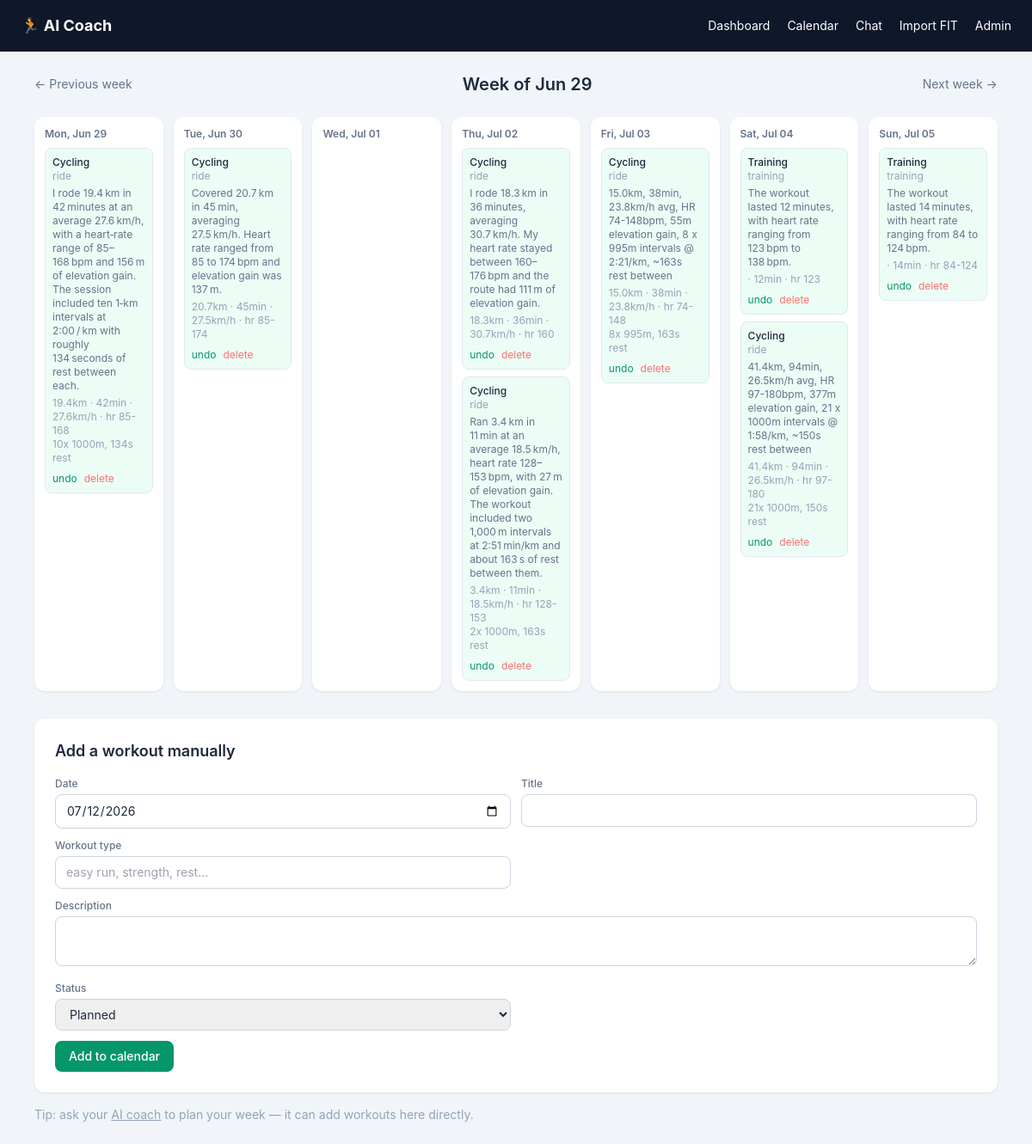
Page /calendar/?week=-1 on the committed database.
### coach/models.py (models this page shows, shortened)
class Workout(models.Model):
    STATUS_CHOICES = [("planned", "Planned"), ("completed", "Completed"), ("skipped", "Skipped")]
    SOURCE_CHOICES = [("llm", "AI Coach"), ("manual", "Manual"), ("fit", "FIT upload")]
    date = models.DateField()
    title = models.CharField(max_length=255)
    description = models.TextField(blank=True)
    workout_type = models.CharField(max_length=64, blank=True, help_text="e.g. easy run, intervals, cycling, strength, rest")
    status = models.CharField(max_length=10, choices=STATUS_CHOICES, default="planned")
    source = models.CharField(max_length=10, choices=SOURCE_CHOICES, default="manual")
    distance_km = models.FloatField(null=True, blank=True)
    moving_time_min = models.FloatField(null=True, blank=True)
    avg_hr = models.FloatField(null=True, blank=True)
    max_hr = models.FloatField(null=True, blank=True)
    hr_min = models.FloatField(null=True, blank=True, help_text="Lowest HR seen (completed) or bottom of a target HR range (planned)")
    avg_speed_kmh = models.FloatField(null=True, blank=True)
    elevation_gain_m = models.FloatField(null=True, blank=True)
    interval_repeats = models.PositiveIntegerField(null=True, blank=True)
    interval_distance_m = models.FloatField(null=True, blank=True)
    interval_rest_seconds = models.FloatField(null=True, blank=True)
    laps_json = models.JSONField(null=True, blank=True, help_text="Raw per-lap splits, if imported from a FIT file")
    external_ref = models.CharField(max_length=255, blank=True, null=True, db_index=True,
                                     help_text="Dedup key for imports, e.g. fit filename+timestamp")
    created_at = models.DateTimeField(auto_now_add=True)
    class Meta:
        ordering = ["date", "created_at"]

### coach/views.py (the view)
# urls.py: path("calendar/", views.calendar_view, name="calendar"),
def calendar_view(request):
    week_offset = int(request.GET.get("week", 0))
    today = date.today()
    start_of_week = today - timedelta(days=today.weekday()) + timedelta(weeks=week_offset)
    days = [start_of_week + timedelta(days=i) for i in range(7)]
    workouts = Workout.objects.filter(date__gte=days[0], date__lte=days[-1])
    workouts_by_day = {d: [] for d in days}
    for w in workouts:
        workouts_by_day.setdefault(w.date, []).append(w)
    if request.method == "POST":
        form = WorkoutForm(request.POST)
        if form.is_valid():
            workout = form.save(commit=False)
            workout.source = "manual"
            workout.save()
            messages.success(request, "Workout added to calendar.")
            return redirect(f"/calendar/?week={week_offset}")
    else:
        form = WorkoutForm(initial={"date": today})
    return render(request, "coach/calendar.html", {
        "days": days,
        "workouts_by_day": workouts_by_day,
        "form": form,
        "week_offset": week_offset,
        "today": today,
    })

### coach/forms.py
class WorkoutForm(forms.ModelForm):
    class Meta:
        model = Workout
        fields = ["date", "title", "workout_type", "description", "status"]
        widgets = {
            "date": forms.DateInput(attrs={"type": "date", "class": INPUT_CLS}),
            "title": forms.TextInput(attrs={"class": INPUT_CLS}),
            "workout_type": forms.TextInput(attrs={"class": INPUT_CLS, "placeholder": "easy run, strength, rest..."}),
            "description": forms.Textarea(attrs={"rows": 2, "class": INPUT_CLS}),
            "status": forms.Select(attrs={"class": INPUT_CLS}),
        }

### coach/templatetags/coach_extras.py (called while the page is built)
@register.filter
def get_item(d, key):
    if not d:
        return []
    return d.get(key, [])

### coach/templates/coach/calendar.html (shortened to what this page needs)
{% extends "coach/base.html" %}
{% load coach_extras %}
{% block content %}
<div class="flex items-center justify-between mb-6">
  <a href="?week={{ week_offset|add:"-1" }}" class="text-sm text-slate-500 hover:text-slate-800">&larr; Previous week</a>
  <h1 class="text-xl font-semibold">Week of {{ days.0|date:"M d" }}</h1>
  <a href="?week={{ week_offset|add:"1" }}" class="text-sm text-slate-500 hover:text-slate-800">Next week &rarr;</a>
</div>
<div class="grid grid-cols-1 md:grid-cols-7 gap-3 mb-8">
  {% for day in days %}
    <div class="card p-3 {% if day == today %}ring-2 ring-emerald-500{% endif %}">
      <div class="text-xs font-semibold text-slate-500 mb-2">{{ day|date:"D, M d" }}</div>
      <div class="space-y-2">
        {% with day_workouts=workouts_by_day|get_item:day %}
          {% for w in day_workouts %}
            <div class="rounded-lg border border-slate-200 p-2 text-xs
              {% if w.status == 'completed' %}bg-emerald-50{% elif w.status == 'skipped' %}bg-slate-50 opacity-60{% else %}bg-white{% endif %}">
              <div class="flex justify-between items-start gap-1">
                <span class="font-medium">{{ w.title }}</span>
              </div>
              {% if w.workout_type %}<div class="text-slate-400">{{ w.workout_type }}</div>{% endif %}
              {% if w.description %}<div class="text-slate-500 mt-1">{{ w.description }}</div>{% endif %}
              {% if w.distance_km or w.moving_time_min or w.avg_hr %}
                <div class="text-slate-400 mt-1">
                  {% if w.distance_km %}{{ w.distance_km|floatformat:1 }}km{% endif %}
                  {% if w.moving_time_min %} · {{ w.moving_time_min|floatformat:0 }}min{% endif %}
                  {% if w.avg_speed_kmh %} · {{ w.avg_speed_kmh|floatformat:1 }}km/h{% endif %}
                  {% if w.hr_min and w.avg_hr and w.hr_min != w.avg_hr %}
                    · hr {{ w.hr_min|floatformat:0 }}-{{ w.max_hr|default:w.avg_hr|floatformat:0 }}
                  {% elif w.avg_hr %}
                    · hr {{ w.avg_hr|floatformat:0 }}
                  {% endif %}
                </div>
                {% if w.interval_repeats %}
                  <div class="text-slate-400">
                    {{ w.interval_repeats }}x{% if w.interval_distance_m %} {{ w.interval_distance_m|floatformat:0 }}m{% endif %}{% if w.interval_rest_seconds %}, {{ w.interval_rest_seconds|floatformat:0 }}s rest{% endif %}
                  </div>
                {% endif %}
              {% endif %}
              <div class="flex gap-2 mt-2">
                <form method="post" action="{% url 'workout_set_status' w.pk %}">
                  <button class="text-emerald-600 hover:underline">{% if w.status == 'completed' %}undo{% else %}done{% endif %}</button>
                </form>
                <form method="post" action="{% url 'workout_delete' w.pk %}" onsubmit="return confirm('Delete?')">
                  <button class="text-red-400 hover:underline">delete</button>
                </form>
              </div>
            </div>
          {% endfor %}
        {% endwith %}
      </div>
    </div>
  {% endfor %}
</div>
<div class="card p-6">
  <h2 class="text-lg font-semibold mb-4">Add a workout manually</h2>
  <form method="post" class="grid md:grid-cols-2 gap-3">
    {% for field in form %}
      <div class="{% if field.name == 'description' %}md:col-span-2{% endif %}">
        <label class="block text-xs font-medium text-slate-500 mb-1">{{ field.label }}</label>
        {{ field }}
      </div>
    {% endfor %}
    <div class="md:col-span-2">
      <button class="bg-emerald-600 text-white px-4 py-2 rounded-lg text-sm font-medium hover:bg-emerald-700">
        Add to calendar
      </button>
    </div>
  </form>
</div>
<p class="text-sm text-slate-400 mt-4">Tip: ask your <a href="{% url 'chat' %}" class="underline">AI coach</a> to plan your week — it can add workouts here directly.</p>
{% endblock %}

### coach/templates/coach/base.html (style rules this page uses)
body { font-family: 'Inter', system-ui, sans-serif; }
.card { background: white; border-radius: 0.75rem; box-shadow: 0 1px 3px rgba(0,0,0,0.08); }

### rows in the picture
Workout: title "Cycling", workout_type "ride", description "I rode 19.4 km in 42 minutes at an average 27.6 km/h, with a heart‑rate range of 85–168 bpm and 156 m of elevation gain. The session included ten 1‑km intervals at 2:00 / km with roughly 134 seconds of rest between each.", distance_km "19.4", moving_time_min "42", avg_speed_kmh "27.6", hr_min "85", max_hr "168", interval_repeats "10", interval_distance_m "1000", interval_rest_seconds "134", status "undo"
Workout: title "Cycling", workout_type "ride", description "Covered 20.7 km in 45 min, averaging 27.5 km/h. Heart rate ranged from 85 to 174 bpm and elevation gain was 137 m.", distance_km "20.7", moving_time_min "45", avg_speed_kmh "27.5", hr_min "85", max_hr "174", status "undo"
Workout: title "Cycling", workout_type "ride", description "I rode 18.3 km in 36 minutes, averaging 30.7 km/h. My heart rate stayed between 160–176 bpm and the route had 111 m of elevation gain.", distance_km "18.3", moving_time_min "36", avg_speed_kmh "30.7", avg_hr "160", status "undo"
Workout: title "Cycling", workout_type "ride", description "Ran 3.4 km in 11 min at an average 18.5 km/h, heart rate 128–153 bpm, with 27 m of elevation gain. The workout included two 1,000 m intervals at 2:51 min/km and about 163 s of rest between them.", distance_km "3.4", moving_time_min "11", avg_speed_kmh "18.5", hr_min "128", max_hr "153", interval_repeats "2", interval_distance_m "1000", interval_rest_seconds "163", status "undo"
Workout: title "Cycling", workout_type "ride", description "15.0km, 38min, 23.8km/h avg, HR 74-148bpm, 55m elevation gain, 8 x 995m intervals @ 2:21/km, ~163s rest between", distance_km "15.0", moving_time_min "38", avg_speed_kmh "23.8", hr_min "74", max_hr "148", interval_repeats "8", interval_distance_m "995", interval_rest_seconds "163", status "undo"
Workout: title "Training", workout_type "training", description "The workout lasted 12 minutes, with heart rate ranging from 123 bpm to 138 bpm.", moving_time_min "12", avg_hr "123", status "undo"
Workout: title "Cycling", workout_type "ride", description "41.4km, 94min, 26.5km/h avg, HR 97-180bpm, 377m elevation gain, 21 x 1000m intervals @ 1:58/km, ~150s rest between", distance_km "41.4", moving_time_min "94", avg_speed_kmh "26.5", hr_min "97", max_hr "180", interval_repeats "21", interval_distance_m "1000", interval_rest_seconds "150", status "undo"
Workout: title "Training", workout_type "training", description "The workout lasted 14 minutes, with heart rate ranging from 84 to 124 bpm.", moving_time_min "14", hr_min "84", max_hr "124", status "undo"

### other values in the picture
{{ days.0|date:"M d" }} "Jun 29"
{{ day|date:"D, M d" }} "Mon, Jun 29" "Tue, Jun 30" "Wed, Jul 01" "Thu, Jul 02" "Fri, Jul 03" "Sat, Jul 04" "Sun, Jul 05"
{{ field.label }} "Date" "Title" "Workout type" "Description" "Status"
